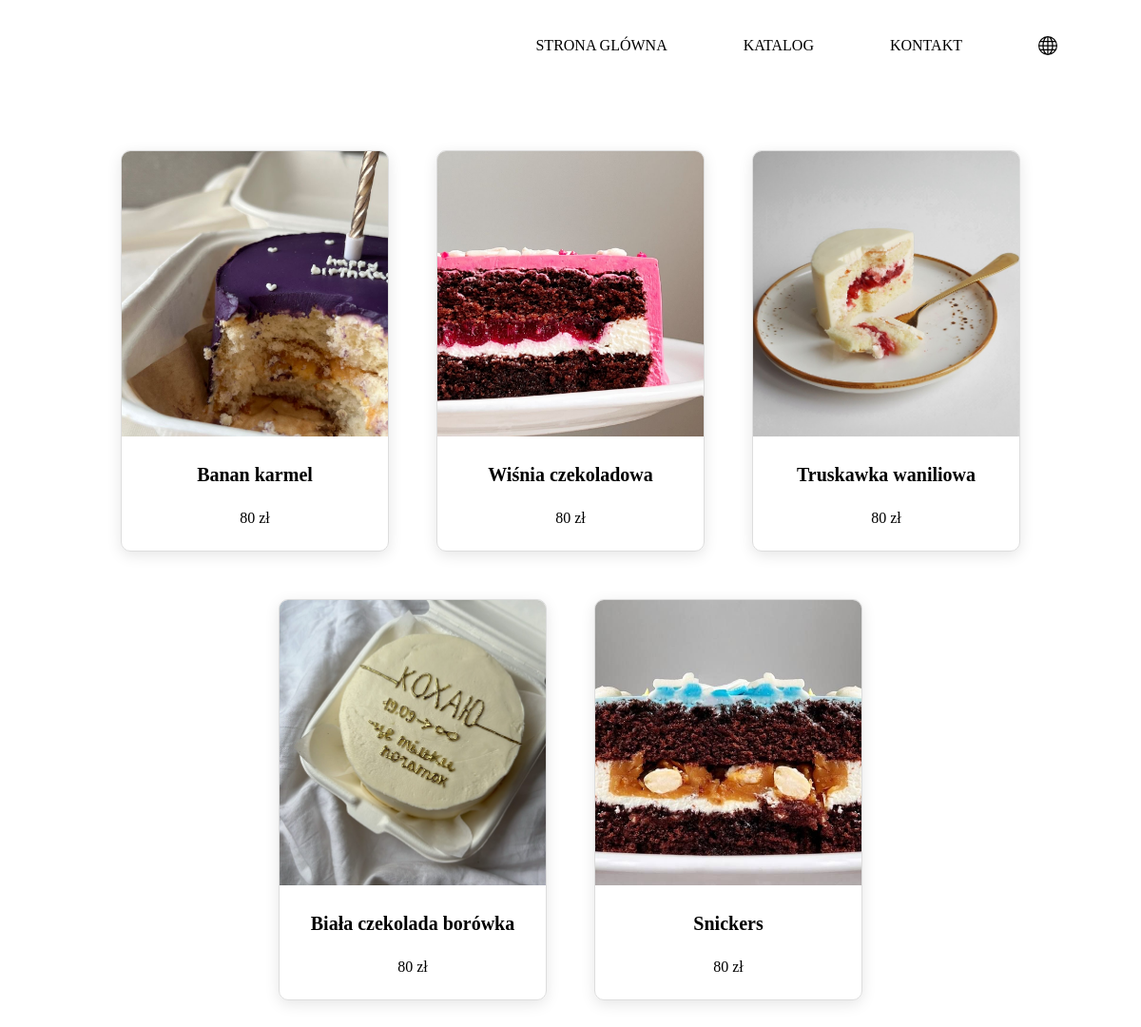
/category/3/items, run on the app's committed database.
### sql_app/product_model.py (models this page shows)
class Item(Base):
    __tablename__ = "items"
    id = Column(Integer, primary_key=True)
    name = Column(String, nullable=False)
    description = Column(String)
    price = Column(Integer, nullable=False)
    in_stock = Column(Boolean, default=True)
    images_id = Column(Integer)
    images_url = Column(String)
    innader_info = Column(String)
    name_rus = Column(String)
    description_rus = Column(String)
    innader_info_rus = Column(String)
    name_eng = Column(String)
    description_eng = Column(String)
    innader_info_eng = Column(String)
    category_id = Column(Integer, ForeignKey('categories.id'))
    category = relationship("Category", back_populates="items")

### sql_app/main.py (the view)
@app.get("/category/{cat_id}/items", tags=['all_in_one_category'], response_class=HTMLResponse)
async def read_one_by_category(request: Request, cat_id: int, db: Session = Depends(get_db)):
    only_one_category = crud.get_one_by_category(cat_id, db)
    if only_one_category is None:
        raise HTTPException(status_code=400, detail="Category not found ERROR")
    return templates.TemplateResponse(
        "one_categor.html", {"request": request, "name": "only_one_category", "only_one_category": only_one_category})

### templates/one_categor.html (shortened to what this page needs)
{% extends "base.html" %}
{% block content %}
    <div class="cat-cont">
        {% for one in only_one_category %}
    <div class="cat-c">
        <a href="/category/{{one.category_id}}/items/{{one.id}}">
            <img src="{{one.images_url}}{{one.images_id}}.jpg" alt="Product Image" class="cat-im">
        </a>
        <div class="cat-in">
            <a href="/category/{{one.category_id}}/items/{{one.id}}">
                <h2 class="cat-na">{{ one.name }}</h2>
            </a>
            {% if one.category_id == 1 %}
            <div class="cat-cena">
                1 кг    |    {{ one.price }} zł
            </div>
            {% else %}
            <div class="cat-cena">
                {{ one.price }} zł
            </div>
            {% endif %}
        </div>
    </div>
            {% endfor %}
    </div>
{% endblock %}

### static/categoria_card.css (style rules this page uses)
.cat-cont { display: flex; flex-wrap: wrap; gap: 50px; justify-content: center; margin: 70px 50px; }
.cat-c { text-align: center; box-sizing: border-box; border: 1px solid #ddd; border-radius: 10px; overflow: hidden; box-shadow: 0 4px 15px rgba(0, 0, 0, 0.1); transition: transform 0.3s; }
.cat-im { text-align: center; width: 280px; height: 300px; object-fit: cover; }
.cat-in { padding: 25px 15px; text-align: center; }
.cat-na { font-size: 1.25em; margin: 0; color: black; }
.cat-cena { padding-top: 25px; }
a { text-decoration: none; }

### data on the page
Item: images_url (picture), name "Banan karmel", price "80"
Item: images_url (picture), name "Wiśnia czekoladowa", price "80"
Item: images_url (picture), name "Truskawka waniliowa", price "80"
Item: images_url (picture), name "Biała czekolada borówka", price "80"
Item: images_url (picture), name "Snickers", price "80"
